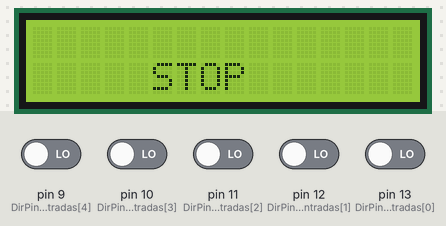
Recording of a sketch running on a simulated Arduino Uno, built with avr-gcc and run on an emulated ATmega328P. Parts: 16×2 character LCD. Inputs (shaded band) come from the test bench; at power-on: pin 9 (DirPinesEntradas[4]), pin 10 (DirPinesEntradas[3]), pin 11 (DirPinesEntradas[2]), pin 12 (DirPinesEntradas[1]), pin 13 (DirPinesEntradas[0]) LOW. What the sketch prints to the serial monitor is not drawn.

Above: at 1.2 s.
1.3 s: pin 13 (DirPinesEntradas[0]) driven HIGH
At 2.9 s:
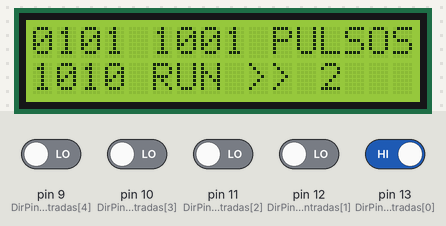
4.3 s: pin 12 (DirPinesEntradas[1]) driven HIGH
At 7.0 s:
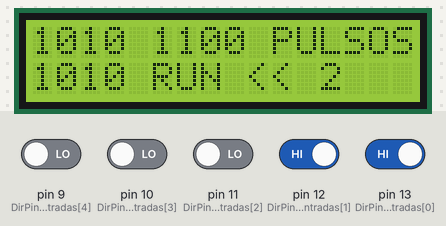
7.3 s: pin 9 (DirPinesEntradas[4]) driven HIGH
At 7.8 s:
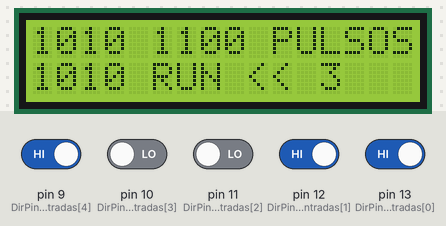
9.8 s: pin 11 (DirPinesEntradas[2]) driven HIGH
At 11.2 s:
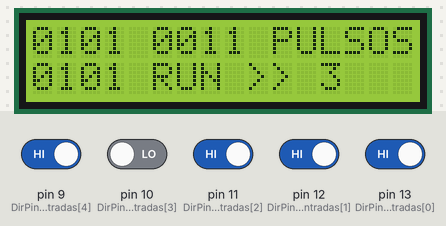
11.6 s: pin 10 (DirPinesEntradas[3]) driven HIGH
At 14.5 s:
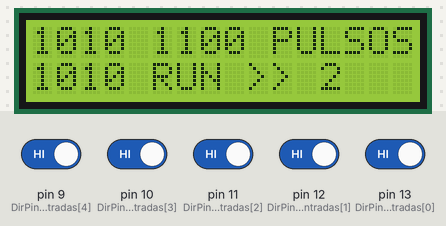
Timing chart, 0 to 15.6 s (numbered marks = the images above; inputs shaded):
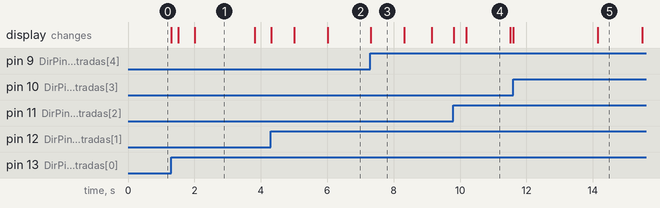

The sketch:

Lab3.ino
```cpp
// initialize the library by associating any needed LCD interface pin
// with the arduino pin number it is connected to
#include <LiquidCrystal.h>

// Inicializacion de Variables
LiquidCrystal lcd(7, 6, 5, 4, 3, 2);

int pulsos = 2;
int pulses = 0;
bool select = 0; //1 RUN, 0 STOP;
int vals = 0;
int old_vals = 0;
bool val_up = 0;
bool val_down = 0;
bool var_antup = 0;
bool var_antdown = 0;

int valR = 1;
int old_valR = 0;
int valL = 0;
int old_valL = 0;
int estado_giro = 0;//0 R, 1 L

   //Variables de tiempo para cambio de estado
long intervaloPaso1 = (1000/pulsos);
long intervaloPaso2;
long intervaloPaso3;
long intervaloPaso4;
unsigned long previusmsPaso1 = 0;
unsigned long previusmsPaso2 = 0;
unsigned long previusmsPaso3 = 0;
unsigned long previusmsPaso4 = 0;

   //Salidas
const int j=4;
const int DirPinesEntradas[5]={13,12,11,10,9};
bool entrada[5];


// Posiciones Unipolar
bool S_1=0;
bool S_2=0;
bool S_3=0;
bool S_4=0;

   // Posiciones BipolarH1
bool Q_1R = 0;
bool Q_2R = 0;
bool Q_3R = 0;
bool Q_4R = 0;


  //Definicion Estados
#define Paso0 0
#define Paso1 1
#define Paso2 2
#define Paso3 3
#define Paso4 4

int estadoActual = Paso0;


   // Inicializacion Pines
void setup()
{
  lcd.begin(16, 2);

  for (int i = 0; i <= j; i++)
  {
    pinMode(DirPinesEntradas[i], INPUT);
  }

  Serial.begin(9600);

}


   // Definicion de Funciones
// Funciones de Cambio Motor Bipolar Derecha
void paso1BI1()
{
  Q_1R = 1;
  Q_2R = 0;
  Q_3R = 1;
  Q_4R = 0;
  lcd.setCursor(0, 0);
  lcd.print(Q_1R);
  lcd.print(Q_2R);
  lcd.print(Q_3R);
  lcd.print(Q_4R);
}
void paso1BI2()
{
  Q_1R = 1;
  Q_2R = 0;
  Q_3R = 1;
  Q_4R = 0;
  lcd.setCursor(0, 1);
  lcd.print(Q_1R);
  lcd.print(Q_2R);
  lcd.print(Q_3R);
  lcd.print(Q_4R);
}

void paso2BI1()
{
  Q_1R = 1;
  Q_2R = 0;
  Q_3R = 0;
  Q_4R = 1;
  lcd.setCursor(0, 0);
  lcd.print(Q_1R);
  lcd.print(Q_2R);
  lcd.print(Q_3R);
  lcd.print(Q_4R);
}

void paso2BI2()
{
  Q_1R = 0;
  Q_2R = 1;
  Q_3R = 0;
  Q_4R = 1;
  lcd.setCursor(0, 1);
  lcd.print(Q_1R);
  lcd.print(Q_2R);
  lcd.print(Q_3R);
  lcd.print(Q_4R);
}

void paso3BI1()
{
  Q_1R = 0;
  Q_2R = 1;
  Q_3R = 0;
  Q_4R = 1;
  lcd.setCursor(0, 0);
  lcd.print(Q_1R);
  lcd.print(Q_2R);
  lcd.print(Q_3R);
  lcd.print(Q_4R);


}

void paso3BI2()
{
  Q_1R = 0;
  Q_2R = 1;
  Q_3R = 0;
  Q_4R = 1;
  lcd.setCursor(0, 1);
  lcd.print(Q_1R);
  lcd.print(Q_2R);
  lcd.print(Q_3R);
  lcd.print(Q_4R);
}

void paso4BI1()
{
  Q_1R = 0;
  Q_2R = 1;
  Q_3R = 0;
  Q_4R = 1;
  lcd.setCursor(0, 0);
  lcd.print(Q_1R);
  lcd.print(Q_2R);
  lcd.print(Q_3R);
  lcd.print(Q_4R);
}

void paso4BI2()
{
  Q_1R = 1;
  Q_2R = 0;
  Q_3R = 1;
  Q_4R = 0;
  lcd.setCursor(0, 1);
  lcd.print(Q_1R);
  lcd.print(Q_2R);
  lcd.print(Q_3R);
  lcd.print(Q_4R);
}


void paso1UP()
{
  S_1=1;
  S_2=1;
  S_3=0;
  S_4=0;

  lcd.setCursor(5,0);
  lcd.print(S_1);

  lcd.setCursor(6,0);
  lcd.print(S_2);

  lcd.setCursor(7,0);
  lcd.print(S_3);

  lcd.setCursor(8,0);
  lcd.print(S_4);
}

void paso2UP()
{
  S_1=0;
  S_2=1;
  S_3=1;
  S_4=0;

  lcd.setCursor(5,0);
  lcd.print(S_1);

  lcd.setCursor(6,0);
  lcd.print(S_2);

  lcd.setCursor(7,0);
  lcd.print(S_3);

  lcd.setCursor(8,0);
  lcd.print(S_4);

}
void paso3UP()
{
  S_1=0;
  S_2=0;
  S_3=1;
  S_4=1;

  lcd.setCursor(5,0);
  lcd.print(S_1);

  lcd.setCursor(6,0);
  lcd.print(S_2);

  lcd.setCursor(7,0);
  lcd.print(S_3);

  lcd.setCursor(8,0);
  lcd.print(S_4);

}
void paso4UP()
{
  S_1=1;
  S_2=0;
  S_3=0;
  S_4=1;

  lcd.setCursor(5,0);
  lcd.print(S_1);

  lcd.setCursor(6,0);
  lcd.print(S_2);

  lcd.setCursor(7,0);
  lcd.print(S_3);

  lcd.setCursor(8,0);
  lcd.print(S_4);
}


void controladorEstds() //Función que controla el cambio de estado
{
  unsigned long currentMillis = millis();
  pulses=subida_pulse();

  if(estadoActual==Paso4){
    estadoActual=Paso0;
  }


  if ((currentMillis-previusmsPaso1)>=intervaloPaso1   && (estadoActual==Paso0))
  {
    previusmsPaso1 = currentMillis;
    estadoActual = Paso1;
    intervaloPaso2 = (1000/pulses) + (intervaloPaso1);

  }

  if (((currentMillis-previusmsPaso2)>=intervaloPaso2) && (estadoActual==Paso1))
  {
    previusmsPaso2 = currentMillis;
    estadoActual = Paso2;
    intervaloPaso3 = (1000/pulses) + (intervaloPaso2);

  }

  if (((currentMillis-previusmsPaso3)>=intervaloPaso3) && (estadoActual==Paso2))
  {
    previusmsPaso3 = currentMillis;
    estadoActual = Paso3;
    intervaloPaso4 = (1000/pulses) + (intervaloPaso3);

  }

  if (((currentMillis-previusmsPaso4)>=intervaloPaso4) && (estadoActual==Paso3))
  {
    previusmsPaso4 = currentMillis;
    estadoActual = Paso4;
    intervaloPaso1 = (1000/pulses) + (intervaloPaso4);
    //Serial.println("paso4");
  }
}

void cambioEstadosR() //Funcion que llama cada estado (Giro Derecha)
{
  switch (estadoActual)
  {

    case Paso1:
    paso1UP();
    paso1BI1();
    paso1BI2();
    Serial.println("paso1");
    break;

    case Paso2:
    paso2UP();
    paso2BI1();
    paso2BI2();
    Serial.println("paso2");
    break;

    case Paso3:
    paso3UP();
    paso3BI1();
    paso3BI2();
    Serial.println("paso3");
    break;

    case Paso4:
    paso4UP();
    paso4BI1();
    paso4BI2();
    Serial.println("paso4");
    break;

    default:
    break;

  }

}

void cambioEstadosL() //Funcion que llama cada estado (Giro Izquierda)
{
  switch (estadoActual)
  {
    case Paso1:
    paso4UP();
    paso4BI1();
    paso4BI2();
    Serial.println("paso4");
    break;

    case Paso2:
    paso3UP();
    paso3BI1();
    paso3BI2();
    Serial.println("paso3");
    break;

    case Paso3:
    paso2UP();
    paso2BI1();
    paso2BI2();
    Serial.println("paso2");
    break;

    case Paso4:
    paso1UP();
    paso1BI1();
    paso1BI2();
    Serial.println("paso1");
    break;

    default:
    break;

  }


}

int subida_pulse()
{
    val_up= entrada[4]; // lee el estado del Boton select si el boton esta presionado o no  y cambia el estado a encendido u apagado
  if ((val_up == HIGH) && (var_antup == LOW))
  {

    if(pulsos<20){
      pulsos=pulsos+1;
    }


  }
    var_antup = val_up;  // vals es ahora viejo, vamos a almacenarlo

  val_down= entrada[3]; // lee el estado del Boton select si el boton esta presionado o no  y cambia el estado a encendido u apagado
  if ((val_down == HIGH) && (var_antdown == LOW))
  {

    if(pulsos>2){
      pulsos=pulsos-1;
    }


  }
    var_antdown = val_down;

  if(pulsos<10){

    lcd.setCursor(13,1);
    lcd.print(" ");

    lcd.setCursor(12,1);
    lcd.print(pulsos);


    }else{
      lcd.setCursor(12,1);
      lcd.print(pulsos);
      }

  return pulsos;
}

void seleect()
{
  vals= entrada[0]; // lee el estado del Boton select si el boton esta presionado o no  y cambia el estado a encendido u apagado
  if ((vals == HIGH) && (old_vals == LOW))
  {
    select=1-select;
  }
    old_vals = vals;  // vals es ahora viejo, vamos a almacenarlo

  if(select==1)
  {
    lcd.setCursor(8,1);
    lcd.print(" ");

    lcd.setCursor(5,1);
    lcd.print("RUN");

    lcd.setCursor(10,0);
    lcd.print("PULSOS");
    lcd.setCursor(12,1);
    lcd.print(pulsos);

    controladorEstds();
    subida_pulse();
    selectorgiro();
  }

  else
  {
    lcd.setCursor(0,0);
    lcd.print("                ");

    lcd.setCursor(0,1);
    lcd.print("     ");

    lcd.setCursor(5,1);
    lcd.print("STOP");

    lcd.setCursor(9,1);
    lcd.print("       ");

  }
}

void selectorgiro()
{
  valR= entrada[2]; // lee el estado del Boton Right si el boton esta presionado o no  y cambia el estado a encendido u apagado
  if ((valR == HIGH) && (old_valR == LOW))
  {
    estado_giro=0;
  }
    old_valR = valR;  // valR es ahora viejo, se almacena


  valL= entrada[1]; // lee el estado del Boton Left si el boton esta presionado o no  y cambia el estado a encendido u apagado
  if ((valL == HIGH) && (old_valL == LOW))
  {
    estado_giro=1;
  }
    old_valL = valL;

  if(estado_giro==0 && select==1)
  {
    lcd.setCursor(9,1);
    lcd.print(">>");
    cambioEstadosR();
  }

  else if (estado_giro==1 && select==1)
  {
    lcd.setCursor(9,1);
    lcd.print("<<");
    cambioEstadosL();
  }

}


  // Ejecución
void loop()
{
  for (int i = 0; i <= j; i++)
  {
    entrada[i]=digitalRead(DirPinesEntradas[i]);
  }

  seleect();

}
```

Measured:
- after the input at 1.3 s, the display: first changes at once (image 1 shows a later state)
- after the input at 4.3 s, the display: first changes at once (image 2 shows a later state)
- after the input at 9.8 s, the display: first changes at once (image 4 shows a later state)
- what the display in image 1 shows lasts 1.8 s, from 2.0 s to 3.8 s
- what the display in image 3 shows lasts 1.0 s, from 7.3 s to 8.3 s
- what the display in image 4 shows lasts 1.3 s, from 10.2 s to 11.5 s
